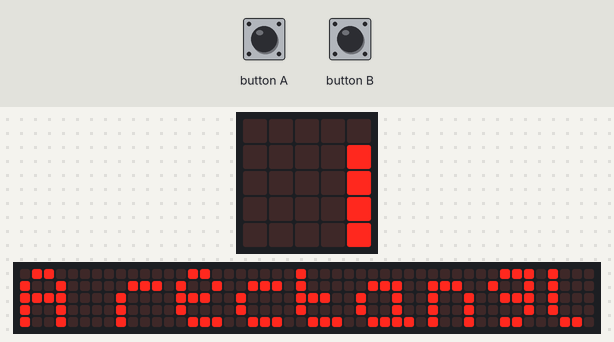
Simulated run of this program. Board: BBC micro:bit running MicroPython. Parts: the board's 5×5 LED display, a strip that is not on the board, showing the scrolling text unrolled. The 48×5 strip is a reading aid, not a part: it shows the text the display is scrolling, unrolled, one strip-width of it at a time.

Above: at 0.07 s.
At 5.02 s:
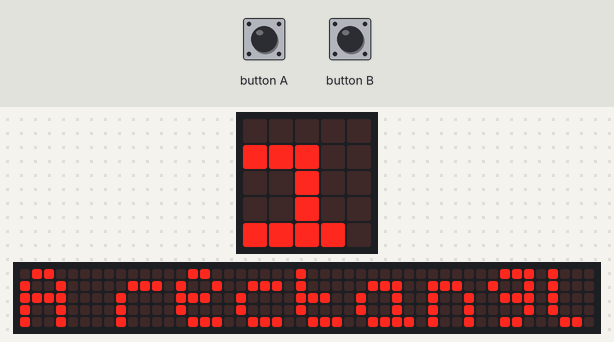
At 9.97 s:
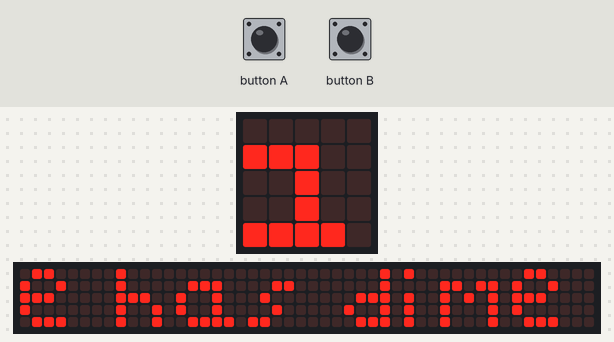
At 19.87 s:
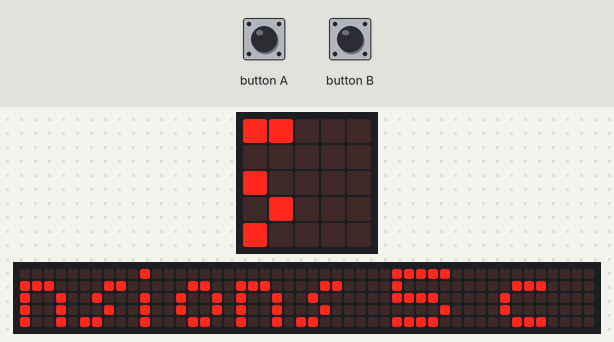
At 29.78 s:
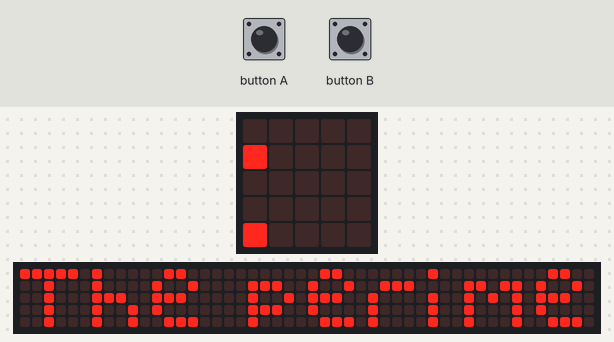
At 39.83 s:
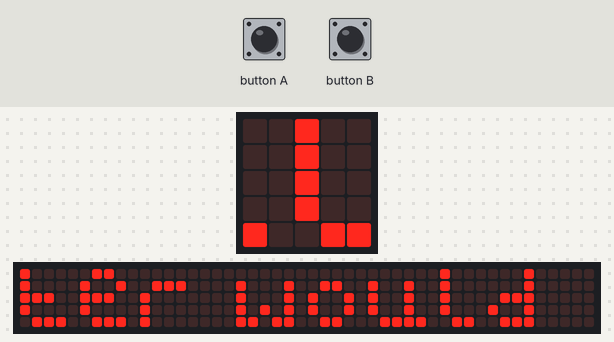

The program:

main.py
```python
"""
Created by: Jayden Okafor
Created on: Feb 2026
This module is a Micro:bit MicroPython program that calculates the perimeter and area of a rectangle
"""

from microbit import *

display.clear()
sleep(1)

display.scroll("A rectangle has dimensions 5 cm & 3 cm")
display.show(Image.HAPPY)
sleep(0.5)
display.clear()


display.scroll("The perimeter would be: " + str(2 * (5 + 3)) + ' cm')
display.show(Image.HAPPY)
sleep(0.5)
display.clear()

display.scroll("The area would be: " + str(5 * 3) + ' cm^2')
display.show(Image.HAPPY)
sleep(0.5)
display.clear()
```
